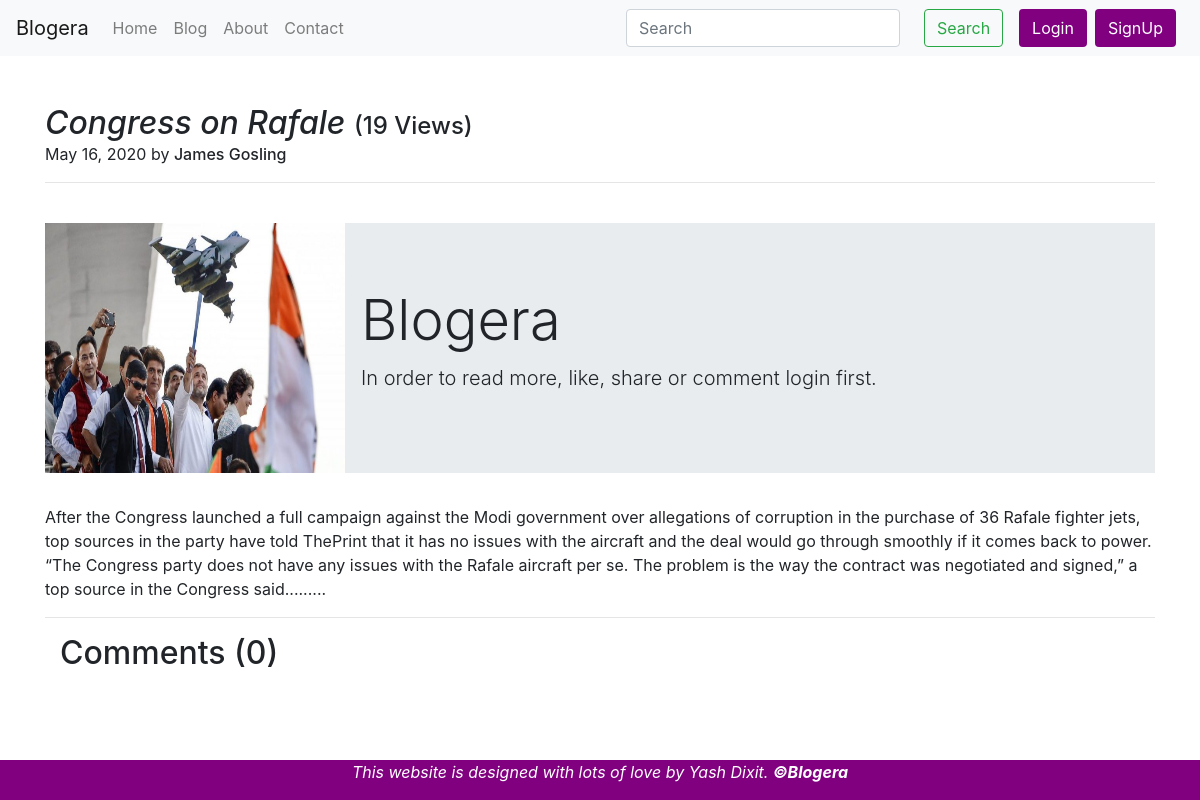
/congress-on-rafale, run on the app's committed database.
### content/models.py (models this page shows, shortened)
class Blog(models.Model):
    blg_id = models.AutoField(primary_key=True)
    blog_name = models.CharField(max_length=100)
    author = models.ForeignKey(Author, on_delete=models.CASCADE)
    category = models.CharField(choices=CATEGORY_CHOICES, max_length=20)
    blog_description_1 = models.TextField(max_length=5000)
    blog_description_2 = models.TextField(max_length=5000)
    sub_heading_optional = models.CharField(
        max_length=50, blank=True, null=True)
    blog_description_optional = models.TextField(
        max_length=5000, blank=True, null=True)
    views_count = models.IntegerField(default=0)
    pub_date = models.DateField()
    link_optional = models.URLField(blank=True, null=True)
    link_name_optional = models.CharField(
        max_length=70, blank=True, null=True)
    img = models.ImageField(upload_to='content/images')
    slug = models.SlugField(blank=True, null=True)
    class Meta:
        verbose_name = 'Blog'
        verbose_name_plural = 'Blogs'
    def save(self, *args, **kwargs):
        if not self.slug:
            self.slug = slugify(self.blog_name)
        super(Blog, self).save(*args, **kwargs)

### about/models.py (models this page shows, shortened)
class Author(models.Model):
    auth_id = models.AutoField(primary_key=True)
    author_name = models.CharField(max_length=50)
    Qualifications = models.TextField(max_length=500)
    Skills = models.TextField(max_length=500)
    currently_working_as = models.CharField(max_length=50)
    About = models.TextField(max_length=1000)
    img = models.ImageField(upload_to='author/images')
    slug = models.SlugField(blank=True, null=True)
    class Meta:
        verbose_name = 'Author'
        verbose_name_plural = 'Authors'
    def __str__(self):
        return self.author_name

### content/views.py (the view)
# urls.py: path('<slug:slug>', views.blog_read, name='blog_read'),
def blog_read(request, slug):
    blog = Blog.objects.get(slug=slug)
    blog.views_count = blog.views_count+1
    blog.save()
    comments = BlogComment.objects.filter(blog=blog, parent=None)
    replies = BlogComment.objects.filter(blog=blog).exclude(parent=None)
    replyDict = {}
    for reply in replies:
        if reply.parent.sno not in replyDict.keys():
            replyDict[reply.parent.sno] = [reply]
        else:
            replyDict[reply.parent.sno].append(reply)
    blog = {"blog": blog, "comments": comments,
            "user": request.user, "replyDict": replyDict}
    return render(request, 'content/blog_read.html', blog)

### content/templates/content/blog_read.html (shortened to what this page needs)
{% extends 'base.html' %} {% block body %} {% load humanize %} {% load extras %}
<br />
<br />
<div class="container">
  <h2 class="pb-4 mb-4 font-italic d-inline">
    {{blog.blog_name}}
  </h2>
  <h4 class="d-inline">({{blog.views_count}} Views)</h4>
  <br />
  <p class="d-inline">
    {{blog.pub_date}} by
    <h6 class="d-inline"> {{blog.author}}</h6>
  </p>
  <hr />
  <div>
    <br />
    <img
      class="bd-placeholder-img float-left mr-3"
      src="/media/{{blog.img}}"
      width="300"
      height="250"
      xmlns="http://www.w3.org/2000/svg"
      preserveAspectRatio="xMidYMid
                              slice"
      focusable="false"
      role="img"
      aria-label="Placeholder: Thumbnail"
    />
    {% if user.is_authenticated %}
    <div
      class="fb-like"
      data-href="http://127.0.0.1:8000/{{blog.slug}}"
      data-width="400"
      data-layout="button_count"
      data-action="like"
      data-size="large"
      data-share="true"
    ></div>
    <br />
    <p>{{blog.blog_description_1}}</p>
    <p>
      {{blog.blog_description_2}}
    </p>
    {% if blog.sub_heading_optional is null %} {% else %}
    <h4>{{blog.sub_heading_optional}}</h4>
    {% endif %} {% if blog.blog_description_optional is null %} {% else %}
    <p>
      {{blog.blog_description_optional}}
    </p>
    {% endif %} {% if blog.link_optional is null %}
  </div>
  {% else %}
  <p>
    <a target="_blank" href="{{blog.link_optional}}"
      >{{blog.link_name_optional}}</a
    >
  </p>
  {% endif %} {% else %}
  <div class="jumbotron jumbotron-fluid">
    <div class="container">
      <h1 class="display-4">Blogera</h1>
      <p class="lead">
        In order to read more, like, share or comment login first.
      </p>
    </div>
  </div>
  <p>{{blog.blog_description_1}}........</p>
</div>
{% endif %}
<hr />
<div class="container">
  <h2>Comments ({{comments.count}})</h2>
</div>
{% endblock %}

### data on the page
Blog: blog_name "Congress on Rafale", views_count "19", pub_date "May 16, 2020", author "James Gosling", img (picture), blog_description_1 "After the Congress launched a full campaign against the Modi government over allegations of corruption in the purchase of 36 Rafale fighter jets, top sources in the party have told ThePrint that it has no issues with the aircraft and the deal would go through smoothly if it comes back to power. “The Congress party does not have any issues with the Rafale aircraft per se. The problem is the way the contract was negotiated and signed,” a top source in the Congress said."

### other printed values
{{ comments.count }} "0"
